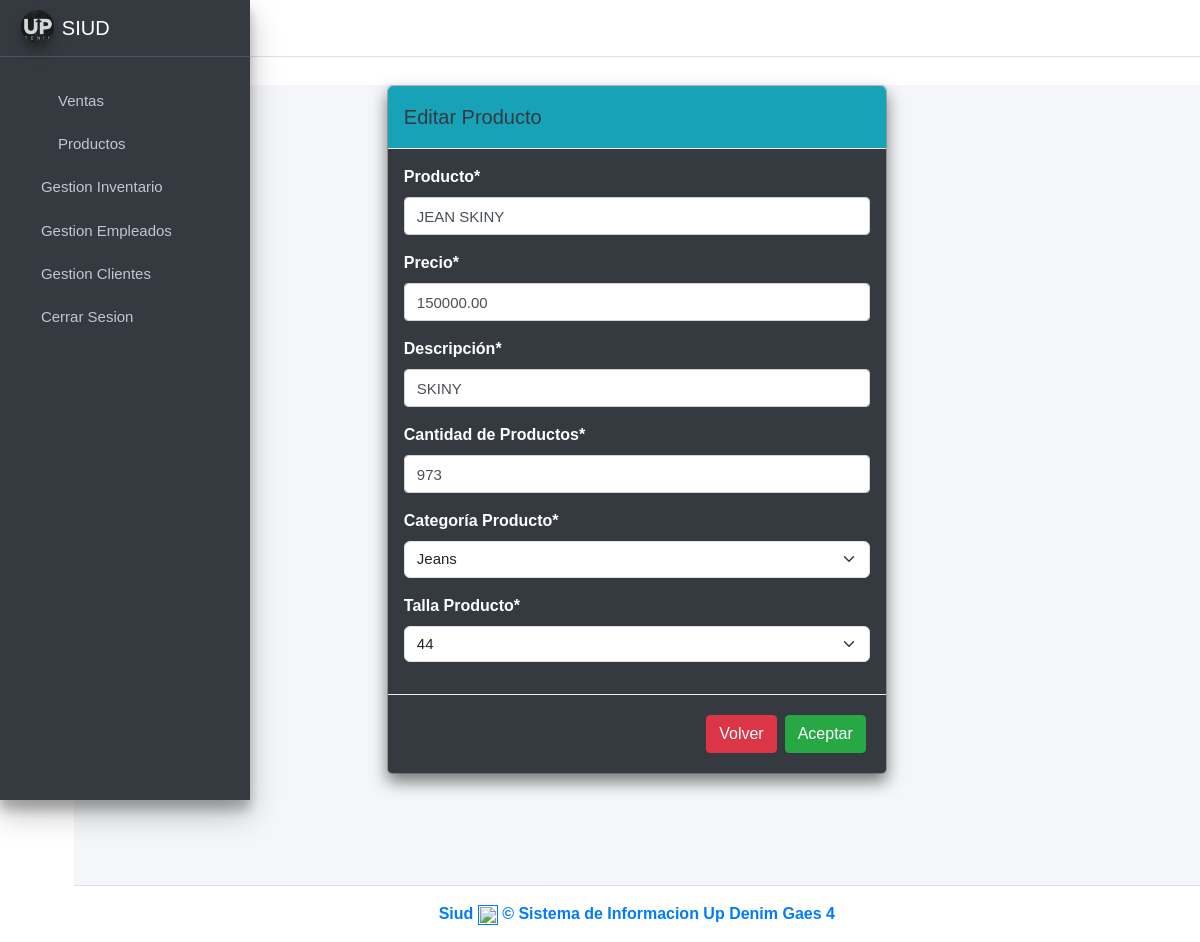
The page /editarProducto/COD003/ (signed in) on the database its author committed.
### ventas/models.py (models this page shows, shortened)
class Producto(models.Model):
    cod_producto = models.CharField(primary_key=True, unique=True, blank=False, null=False, max_length=15)
    nombre_producto = models.CharField(max_length=45, null=False)
    precio_venta = models.DecimalField(max_digits=10, decimal_places=2, null=False, blank=False)
    descripcion_producto = models.CharField(max_length=45)
    cantidad_productos = models.PositiveIntegerField(null=False)
    imagen = models.ImageField(upload_to='productos', null=True, blank=True)
    idcategoria_producto = models.ForeignKey(CategoriaProducto, on_delete=models.CASCADE)
    idtalla = models.ForeignKey(Talla, on_delete=models.CASCADE)
    created = models.DateTimeField(auto_now_add=True)
    updated = models.DateTimeField(auto_now=True)
    class Meta:
        verbose_name = 'producto'
        verbose_name_plural = 'productos'

class CategoriaProducto(models.Model):
    idcategoria_producto = models.AutoField(primary_key=True)
    categoria_producto = models.CharField(max_length=45, unique=True, blank=False, null=False)
    class Meta:
        verbose_name = 'categoriaproducto'
        verbose_name_plural = 'categoriasproducto'
    def __str__(self):
        return f"{self.categoria_producto}"

class Talla(models.Model):
    idtalla = models.AutoField(primary_key=True)
    talla = models.CharField(max_length=45, unique=True)
    class Meta:
        verbose_name = 'talla'
        verbose_name_plural = 'tallas'
    def __str__(self):
        return f"{self.talla}"

### ventas/views.py (the view)
# urls.py: path('editarProducto/<cod_producto>/', views.editarProducto, name='editarProducto'),
@login_required
def editarProducto(request, cod_producto):
    if not request.user.is_staff:
        messages.error(request, "No tienes permiso para editar Inventarios.")
        return redirect('Inventarios')
    else:
        producto = get_object_or_404(Producto, cod_producto=cod_producto)
        if request.method == 'POST':
            form = EditarProductoForm(request.POST, instance=producto)
            if form.is_valid():
                form.save()
                return redirect('Productos')
        else:
            form = EditarProductoForm(instance=producto)
        context = {
            'form': form,
            'inventario': producto,
        }
    return render(request, 'editarproducto.html', context)

### ventas/forms.py
class EditarProductoForm(forms.ModelForm):
    class Meta:
        model = Producto
        fields = ['nombre_producto', 'precio_venta', 'descripcion_producto', 'cantidad_productos', 'idcategoria_producto', 'idtalla']
        labels = {'nombre_producto':'Producto', 'precio_venta':'Precio', 'descripcion_producto':'Descripción', 'cantidad_productos':'Cantidad de Productos',
 'idcategoria_producto':'Categoría Producto', 'idtalla':'Talla Producto'}

### ventas/templates/editarproducto.html (shortened to what this page needs)
{% extends "base.html" %}
{% load static %}
{% load widget_tweaks %}
{% block content %}
{% load crispy_forms_tags %}
<link rel="stylesheet" href="{% static 'index/css/b4.css' %}">
    <div class="modal-dialog">
        <div class="modal-content">
            <div class="modal-header bg-info">
                <h5 class="modal-title text-dark">Editar Producto</h5>
            </div>
            <div class="modal-body bg-dark text-white">
                <form method="POST"action="#" enctype="multipart/form-data">
                    {{ form|crispy }}
            </div>
            <div class="modal-footer bg-dark text-white">
                <a href="{% url 'agregarInventario' %}" class="btn btn-danger">Volver</a>
                <button type="submit" class="btn btn-success">
                    Aceptar
                </button>
            </div>
        </div>
    </div>
</div>
{% endblock %}

### ventas/static/index/css/main.css (style rules this page uses)
p , input[type=text] , input[type=date], input[type=number], input[type=password] { font-weight: 100; font-size: 15px; }
select { font-weight: 100 !important; font-size:15px !important; }
body { font-family: Arial, Helvetica, sans-serif !important; }

### rows shown on the page
Producto: nombre_producto "JEAN SKINY", precio_venta "150000.00", descripcion_producto "SKINY", cantidad_productos "973"
CategoriaProducto: idcategoria_producto "Jeans"
Talla: idtalla "44"
